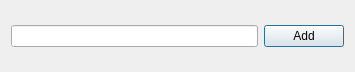
<?xml version="1.0" encoding="UTF-8"?>
<ui version="4.0">
 <class>BabelAddContactDialog</class>
 <widget class="QDialog" name="BabelAddContactDialog">
  <property name="geometry">
   <rect>
    <x>0</x>
    <y>0</y>
    <width>355</width>
    <height>72</height>
   </rect>
  </property>
  <property name="sizePolicy">
   <sizepolicy hsizetype="Fixed" vsizetype="Fixed">
    <horstretch>0</horstretch>
    <verstretch>0</verstretch>
   </sizepolicy>
  </property>
  <property name="windowTitle">
   <string>Add Contact</string>
  </property>
  <layout class="QGridLayout" name="gridLayout">
   <item row="0" column="0">
    <widget class="QLineEdit" name="lineEdit"/>
   </item>
   <item row="0" column="1">
    <widget class="QPushButton" name="addPushButton">
     <property name="text">
      <string>Add</string>
     </property>
    </widget>
   </item>
  </layout>
 </widget>
 <resources/>
 <connections>
  <connection>
   <sender>addPushButton</sender>
   <signal>clicked()</signal>
   <receiver>BabelAddContactDialog</receiver>
   <slot>close()</slot>
   <hints>
    <hint type="sourcelabel">
     <x>303</x>
     <y>35</y>
    </hint>
    <hint type="destinationlabel">
     <x>177</x>
     <y>35</y>
    </hint>
   </hints>
  </connection>
  <connection>
   <sender>addPushButton</sender>
   <signal>clicked()</signal>
   <receiver>BabelAddContactDialog</receiver>
   <slot>addContact()</slot>
   <hints>
    <hint type="sourcelabel">
     <x>303</x>
     <y>35</y>
    </hint>
    <hint type="destinationlabel">
     <x>177</x>
     <y>35</y>
    </hint>
   </hints>
  </connection>
  <connection>
   <sender>lineEdit</sender>
   <signal>textChanged(QString)</signal>
   <receiver>BabelAddContactDialog</receiver>
   <slot>checkSpace(QString)</slot>
   <hints>
    <hint type="sourcelabel">
     <x>131</x>
     <y>35</y>
    </hint>
    <hint type="destinationlabel">
     <x>177</x>
     <y>35</y>
    </hint>
   </hints>
  </connection>
 </connections>
 <slots>
  <slot>addContact()</slot>
  <slot>checkSpace(QString)</slot>
 </slots>
</ui>
